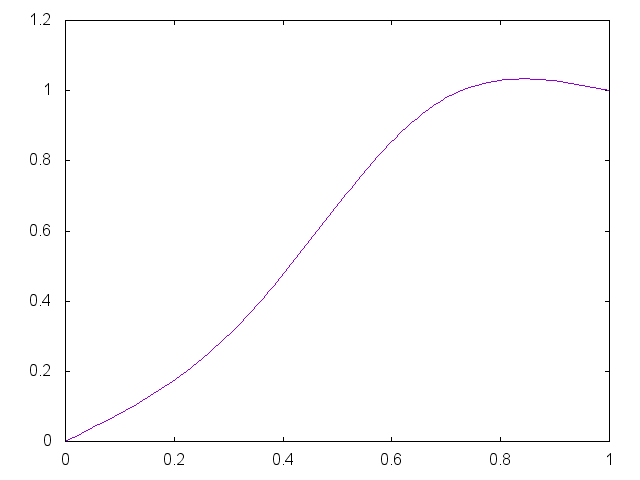

Reproduce this figure in gnuplot.


set term png

set output "generate/static/generate/csplines-0.35-0.95.png"
plot '-' smooth csplines notitle
0 0
0.33 0.35
0.67 0.95 
1 1
e

reset;
